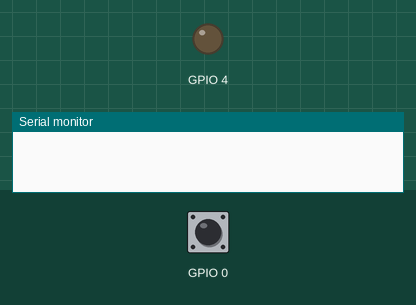
Recording of a program running on a simulated ESP32-S3. On the bench: output pins drawn as LEDs (lit = HIGH), the last lines printed to the serial monitor. Dashed ring = blinking. Inputs (shaded band) come from the test bench; at power-on: GPIO 0 HIGH.

Above: at 1.2 s.
1.3 s: GPIO 0 pulled LOW for 0.15 s
At 3.0 s:
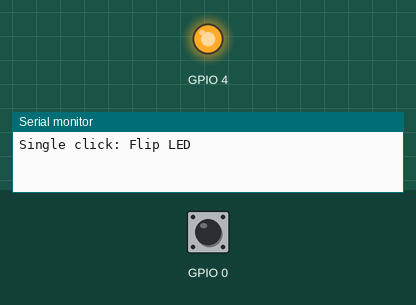
3.4 s: GPIO 0 pulsed LOW 2 times (0.12 s each, 0.3 s apart)
At 4.17 s:
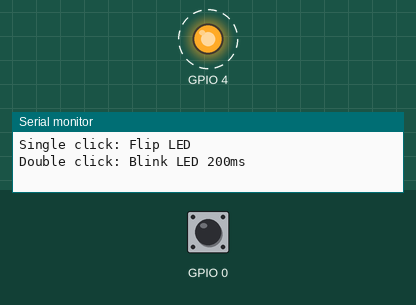
Timing chart, 0 to 12.4 s (numbered marks = the images above; inputs shaded):
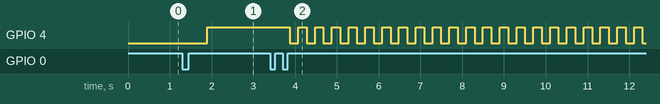

Measured:
- after the input at 1.3 s, GPIO 4: LOW → HIGH after 0.60 s
- after the input at 3.4 s, GPIO 4: alternates HIGH for 0.20 s and LOW for 0.20 s, starting after 0.47 s

The program:

main.cpp
```cpp
#include <Arduino.h>
#include "LED.h"
#include <OneButton.h>

LED led(LED_PIN, LED_ACT);

void btnPush();
void btnDoubleClick();
OneButton button(BTN_PIN, !BTN_ACT);

void setup()
{
    Serial.begin(115200);
    led.off();

    // Nhấn đơn: Bật / Tắt
    button.attachClick(btnPush);

    // Thay đổi theo đề bài: Nhấp đúp (Double click) để nhấp nháy LED
    button.attachDoubleClick(btnDoubleClick);
}

void loop()
{
    led.loop();
    button.tick();
}

void btnPush()
{
    led.flip();
    Serial.println("Single click: Flip LED");
}

void btnDoubleClick()
{
    led.blink(200);
    Serial.println("Double click: Blink LED 200ms");
}
```
